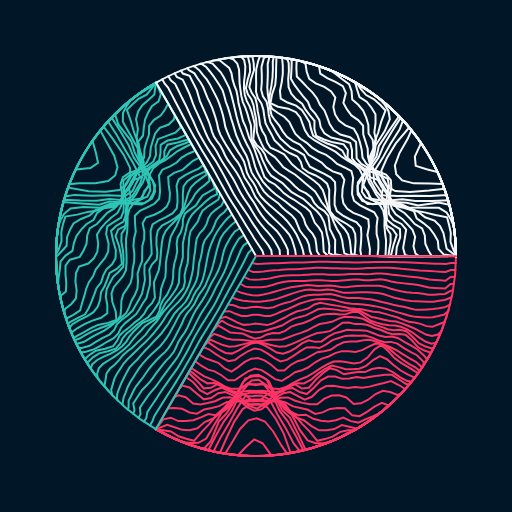
Frame 1 (no input)
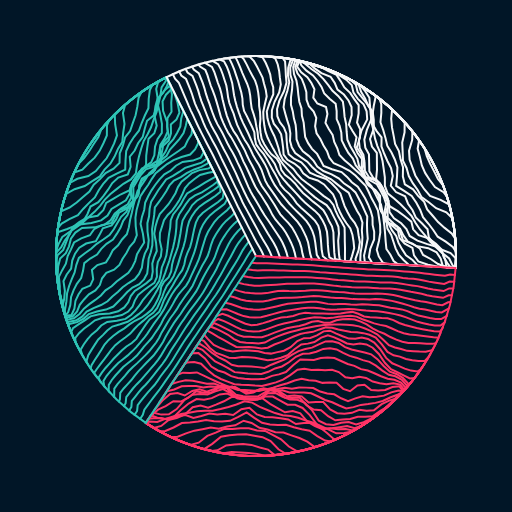
Frame 60 (no input)
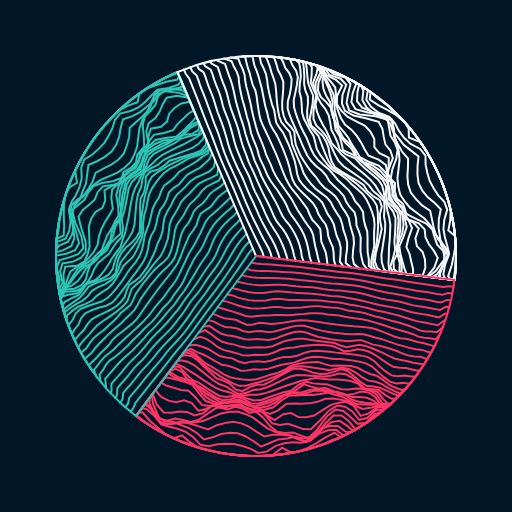
Frame 120 (the mouse pressed at the canvas centre since frame 60)

The p5.js sketch that drew these frames (run headless with seeded random() and noise() and a simulated clock; from frame 60 on, the mouse is pressed at the canvas centre):

// p5.js sketch
// ── sketch.js
const canvasW = 512;
const canvasH = 512;

const step = 8;
const nLines = 40;
const radius = 200;
const D_ANGLE = Math.PI * (2 / 3);
let ANGLE = 0;

// const palette = [
//   [0, 0, 255],
//   [255, 0, 0],
//   [0, 200, 0],
//   220,
// ];

const palette = [
  [255, 51, 102],
  [46, 196, 182],
  [246, 247, 248],
  [1, 22, 39],
];

let fpsP;


function startPos(cx, cy, r, ra) {
  const x = cos(ra) * r + cx;
  const y = sin(ra) * r + cy;
  return [x, y];
}


function limitAngle(p, minA, maxA) {
  const currentA = p.heading();
  let da = 0;
  if (currentA < minA) {
    da = minA - currentA;
  } else if (currentA > maxA) {
    da = maxA - currentA;
  }

  p.rotate(da);
}


function wavyLine(x1, y1, x2, y2, noiseScale, r) {
  const nPts = 40;
  push();
  noFill();
  beginShape();
  let xi;
  let yi;
  const pt = createVector();
  for (let i = 0; i <= nPts; i += 1) {
    xi = map(i, 0, nPts, x1, x2);
    // yi = map(i, 0, nPts, y1, y2); // useless in case of constant y
    yi = y2;
    pt.x = xi;
    pt.y = yi;
    if (i > 0 && i < nPts - 1) {
      // Base noise off angle (asymmetric)
      // let n = noise(pt.heading() + ANGLE, yi * 0.01, frameCount * 0.01);
      // Base noise off x symmetric
      let n = noise(xi * 0.01, yi * 0.01, frameCount * 0.01);
      n = map(n, 0, 1, -noiseScale, noiseScale);
      pt.y += n;
    }
    limitAngle(pt, 0, D_ANGLE);
    pt.limit(r);
    vertex(pt.x, pt.y);
  }
  endShape();
  pop();
}


function drawLines(startA, stepSize, nSteps, r) {
  let x1 = 0;
  let y1 = 0;
  for (let i = 0; i < nSteps; i += 1) {
    [x1, y1] = startPos(0, 0, stepSize * i, startA);
    wavyLine(x1, y1, r, y1, i * 3.5, r);
  }
}

function drawWedge(startA, stepSize, nSteps, r) {
  drawLines(startA, stepSize, nSteps, r);
  arc(0, 0, r * 2, r * 2, 0, D_ANGLE);
}


function setup() {
  createCanvas(canvasW, canvasH);
  fpsP = createP();
}

function draw() {
  background(palette[3]);
  strokeWeight(2);
  fpsP.html(`fps: ${frameRate().toFixed(2)}`);

  noFill();
  translate(width / 2, height / 2);
  rotate(frameCount * 0.001);

  push();
  ANGLE = 0;
  stroke(palette[0]);
  drawWedge(D_ANGLE, step, nLines, radius);

  rotate(D_ANGLE);
  ANGLE += D_ANGLE;
  stroke(palette[1]);
  drawWedge(D_ANGLE, step, nLines, radius);

  rotate(D_ANGLE);
  ANGLE += D_ANGLE;
  stroke(palette[2]);
  drawWedge(D_ANGLE, step, nLines, radius);
  pop();

  stroke(palette[0]);
  drawLines(D_ANGLE, step, 1, radius);
}


window.draw = draw;
window.setup = setup;
